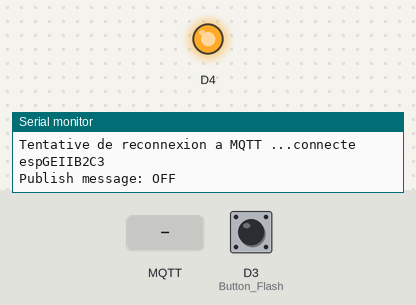
Bench run of a sketch on a simulated ESP8266 (NodeMCU). Parts: output pins drawn as LEDs (lit = HIGH, except the on-board LED, lit = LOW), the last lines printed to the serial monitor. Inputs (shaded band) come from the test bench; at power-on: D3 (Button_Flash) HIGH. WiFi joins after 1.5 s; servers stay silent unless stated; random numbers use the default seed unless the sketch sets one; no MQTT or app messages arrive unless stated.

Above: at 2.7 s.
2.8 s: MQTT message "OFF" arrives on the first subscribed topic
At 3.2 s:
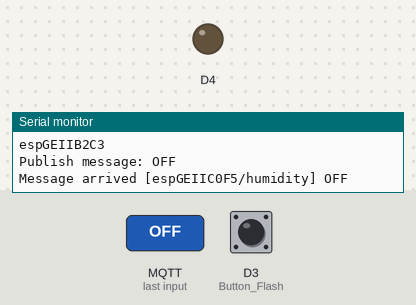
5.9 s: MQTT message "ON" arrives on the first subscribed topic
At 6.7 s:
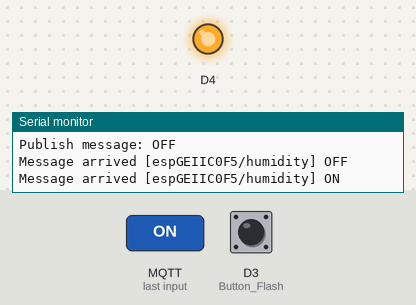
Timing chart, 0 to 8.9 s (numbered marks = the images above; inputs shaded):
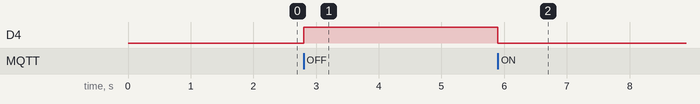

The sketch:

un_premier_programme.ino
```cpp
void setup_wifi(void);
void callback(char*, byte*, unsigned int);

#include <ESP8266WiFi.h>
#include <PubSubClient.h>
#define Button_Flash D3
#define MSG_BUFFER_SIZE  (50)

// connection au wifi de la salle plus IP de l'ESP
const char* ssid = "********";
const char* password = "*******";
const char* mqtt_server = "192.168.0.9";
char* message;
unsigned long lastMsg = 0;

WiFiClient espClient;
PubSubClient client(espClient);

void setup() {
  Serial.begin(115200);
  pinMode(BUILTIN_LED, OUTPUT);
  pinMode(Button_Flash, INPUT_PULLUP);
  setup_wifi();
  Serial.println(WiFi.macAddress());
  client.setServer(mqtt_server, 1883); //conection au port 1883 qui est lié a MQTT
  client.setCallback(callback); //definition du nom de la fonction a executer en cas de reception
}

void loop() {
  if (!client.connected()) {
    reconnect();              // si non connecter tentative de reconnexion
  }
  client.loop();

  static String MACaddress = WiFi.macAddress();
  static String topic = "espGEII" + MACaddress.substring(12,14) + MACaddress.substring(15,17);

  unsigned long now = millis();
  if (now - lastMsg > 10) {
    lastMsg = now;
    static bool last_state;
    if (last_state != digitalRead(Button_Flash)) {
      if (digitalRead(Button_Flash) == LOW) {
        String message = "ON";
        Serial.println(topic);
        Serial.println("Publish message: ON");
        client.publish(topic.c_str(), message.c_str());
        client.publish("EmericLed1", message.c_str());
      }
      if (digitalRead(Button_Flash) == HIGH) {
        String message = "OFF";
        Serial.println(topic);
        Serial.println("Publish message: OFF");
        client.publish(topic.c_str(), message.c_str());
        client.publish("EmericLed1", message.c_str());
      }
      last_state = digitalRead(Button_Flash);
    }
  }
}

void setup_wifi() {
  Serial.println();
  Serial.print("Connectinf to "); //affiche le nom de WiFi auquel nous nous connectons
  Serial.println(ssid);

  WiFi.mode(WIFI_STA); // definition du Wifi en mode statique
  WiFi.begin(ssid, password);

  while (WiFi.status() != WL_CONNECTED) { // indique que le mode de WiFi n'est pas encore appliqué
    delay(500);
    Serial.print(".");
  }

  randomSeed(micros());

  Serial.println("");
  Serial.println("WiFi connected");
  Serial.println("IP address: ");
  Serial.println(WiFi.localIP());
}

void callback(char* topic, byte* payload, unsigned int length) {
  Serial.print("Message arrived [");  //affiche le topic depuis lequel le message arrive
  Serial.print(topic);
  Serial.print("] ");
  payload[length] = '\0'; //rajoute un caractère nul en fin de chaine pour qu'elle soit traiter en temps que chaine de caractere
  String spayload = (char*)payload; //convertie le payload en string
  String stopic = (char*)topic; //convertie le topic en string

  Serial.println(spayload); //affiche le message recu

  if (spayload == "ON") {
    digitalWrite(BUILTIN_LED, LOW); // allume la LED si "ON" est recu
  }
  else {
    if (spayload == "OFF") {
      digitalWrite(BUILTIN_LED, HIGH); // éteint la LED si "OFF" est recu
    }
  }
}

void reconnect() {
  // tentative de reconnexion en boucle
  while (!client.connected()) {
    Serial.print("Tentative de reconnexion a MQTT ...");
    String clientId = "ESP8266Client-" ;
    clientId += String(random(0xffff), HEX); //creation d'un ID client aleatoire

    //tentative de reconnexion avec le nouveaux Id client
    if (client.connect(clientId.c_str())) {
      Serial.println("connecte");
      client.subscribe("espGEIIC0F5/humidity");
      client.subscribe("espGEIIC0F5/temperature");
    }
    else {
      Serial.print("echec, rc=");
      Serial.print(client.state());
      Serial.println("reassayer dans 5 seconds");
      // attendre 5s entre chaque tentative
      delay(5000);
    }
  }
}
```

Measured:
- after the input at 2.8 s, D4: LOW → HIGH at once
- after the input at 5.9 s, D4: HIGH → LOW at once
